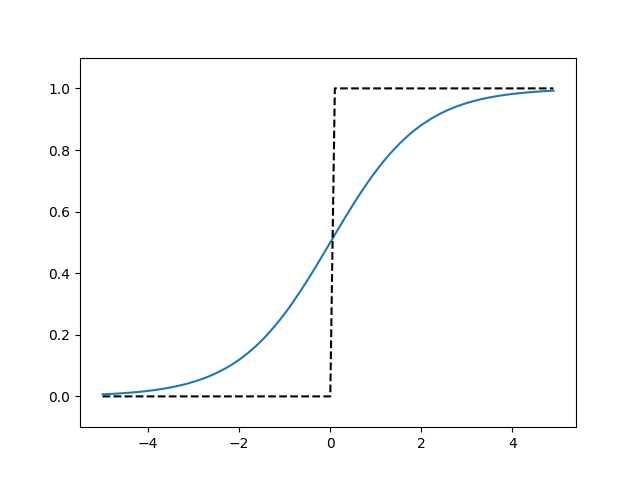

Python code for this plot:
import numpy as np
import matplotlib.pylab as plt

#定义 sigmoid 函数
def sigmoid(x):
    return 1 / (1 + np.exp(-x))

#定义 step_function函数
def step_function(x):
    return np.array(x > 0, dtype=np.int)

#数据定义和实例化
x = np.arange(-5.0, 5.0, 0.1)
y1 = sigmoid(x)
y2 = step_function(x)

#绘图
plt.plot(x, y1)
plt.plot(x, y2, 'k--')
plt.ylim(-0.1, 1.1) #指定 y 轴范围
plt.show()
